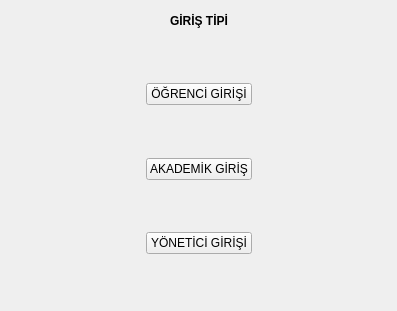
<?xml version="1.0" encoding="UTF-8"?>
<ui version="4.0">
 <class>Form</class>
 <widget class="QWidget" name="Form">
  <property name="geometry">
   <rect>
    <x>0</x>
    <y>0</y>
    <width>397</width>
    <height>311</height>
   </rect>
  </property>
  <property name="sizePolicy">
   <sizepolicy hsizetype="Fixed" vsizetype="Fixed">
    <horstretch>0</horstretch>
    <verstretch>0</verstretch>
   </sizepolicy>
  </property>
  <property name="windowTitle">
   <string>Ana Pencere</string>
  </property>
  <layout class="QVBoxLayout" name="verticalLayout_2">
   <item>
    <layout class="QGridLayout" name="gridLayout">
     <item row="0" column="0">
      <spacer name="horizontalSpacer">
       <property name="orientation">
        <enum>Qt::Horizontal</enum>
       </property>
       <property name="sizeHint" stdset="0">
        <size>
         <width>40</width>
         <height>20</height>
        </size>
       </property>
      </spacer>
     </item>
     <item row="2" column="1">
      <widget class="QPushButton" name="pushButton_ogrenciGiris">
       <property name="text">
        <string>ÖĞRENCİ GİRİŞİ</string>
       </property>
      </widget>
     </item>
     <item row="0" column="1">
      <widget class="QLabel" name="label">
       <property name="font">
        <font>
         <weight>75</weight>
         <bold>true</bold>
         <strikeout>false</strikeout>
        </font>
       </property>
       <property name="layoutDirection">
        <enum>Qt::LeftToRight</enum>
       </property>
       <property name="text">
        <string>GİRİŞ TİPİ</string>
       </property>
       <property name="alignment">
        <set>Qt::AlignCenter</set>
       </property>
      </widget>
     </item>
     <item row="1" column="1">
      <spacer name="verticalSpacer_2">
       <property name="orientation">
        <enum>Qt::Vertical</enum>
       </property>
       <property name="sizeHint" stdset="0">
        <size>
         <width>20</width>
         <height>40</height>
        </size>
       </property>
      </spacer>
     </item>
     <item row="0" column="2">
      <spacer name="horizontalSpacer_2">
       <property name="orientation">
        <enum>Qt::Horizontal</enum>
       </property>
       <property name="sizeHint" stdset="0">
        <size>
         <width>40</width>
         <height>20</height>
        </size>
       </property>
      </spacer>
     </item>
     <item row="6" column="1">
      <widget class="QPushButton" name="pushButton_yoneticiGiris">
       <property name="text">
        <string>YÖNETİCİ GİRİŞİ</string>
       </property>
      </widget>
     </item>
     <item row="3" column="1">
      <spacer name="verticalSpacer">
       <property name="orientation">
        <enum>Qt::Vertical</enum>
       </property>
       <property name="sizeHint" stdset="0">
        <size>
         <width>20</width>
         <height>40</height>
        </size>
       </property>
      </spacer>
     </item>
     <item row="4" column="1">
      <widget class="QPushButton" name="pushButton_akademikGiris">
       <property name="text">
        <string>AKADEMİK GİRİŞ</string>
       </property>
      </widget>
     </item>
     <item row="5" column="1">
      <spacer name="verticalSpacer_3">
       <property name="orientation">
        <enum>Qt::Vertical</enum>
       </property>
       <property name="sizeHint" stdset="0">
        <size>
         <width>20</width>
         <height>40</height>
        </size>
       </property>
      </spacer>
     </item>
     <item row="7" column="1">
      <spacer name="verticalSpacer_4">
       <property name="orientation">
        <enum>Qt::Vertical</enum>
       </property>
       <property name="sizeHint" stdset="0">
        <size>
         <width>20</width>
         <height>40</height>
        </size>
       </property>
      </spacer>
     </item>
    </layout>
   </item>
  </layout>
 </widget>
 <resources/>
 <connections/>
</ui>
